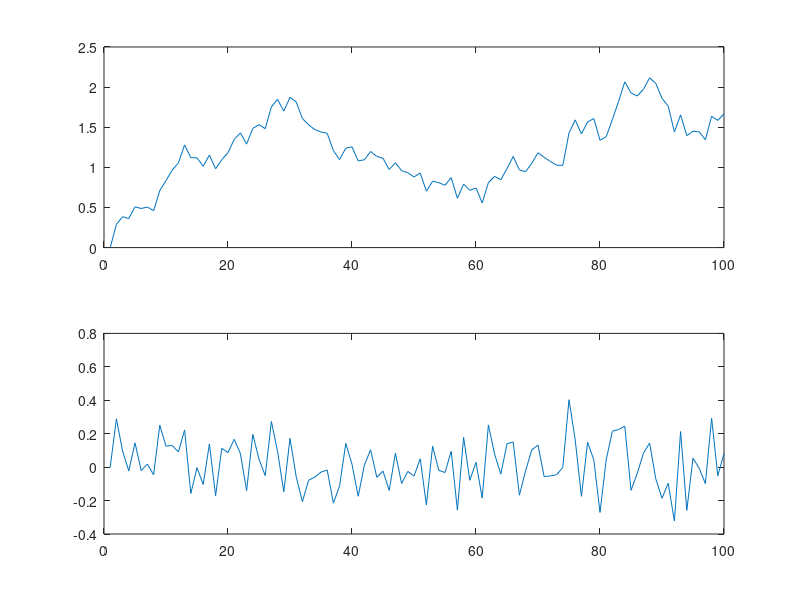
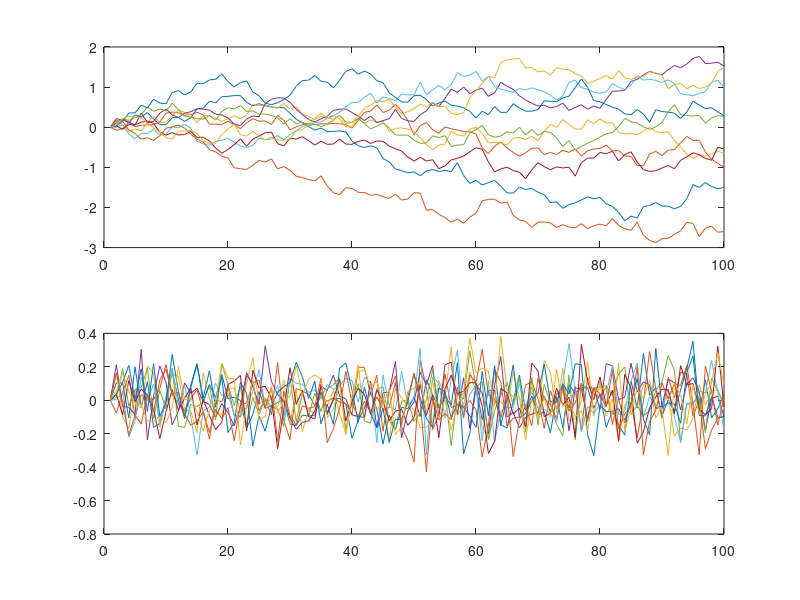

These charts were generated, in order, by the following MATLAB code:
% OPTION PRICING
mu = 0.15;
sigma = 0.30;
Delta_t = 0.192; % 1/52 years = 1 week
T = 100;
S = zeros(T,1); 
Delta_S = zeros(T,1);
for s = 2 : T
    var_eps = randn;
    Delta_S(s) = mu*Delta_t*S(s)+sigma*sqrt(Delta_t)*var_eps;
    S(s)= S(s-1)+Delta_S(s);
end
figure(1)
subplot(2,1,1)
plot(S)
subplot(2,1,2)
plot(Delta_S)

M = 10;
S = zeros(T,M); 
Delta_S = zeros(T,M);
for m = 1 : M
    for s = 2 : T
        var_eps = randn;
        Delta_S(s,m) = mu*Delta_t*S(s,m)+sigma*sqrt(Delta_t)*var_eps;
        S(s,m)= S(s-1,m)+Delta_S(s,m);
    end
end
figure(2)
subplot(2,1,1)
plot(S)
subplot(2,1,2)
plot(Delta_S)